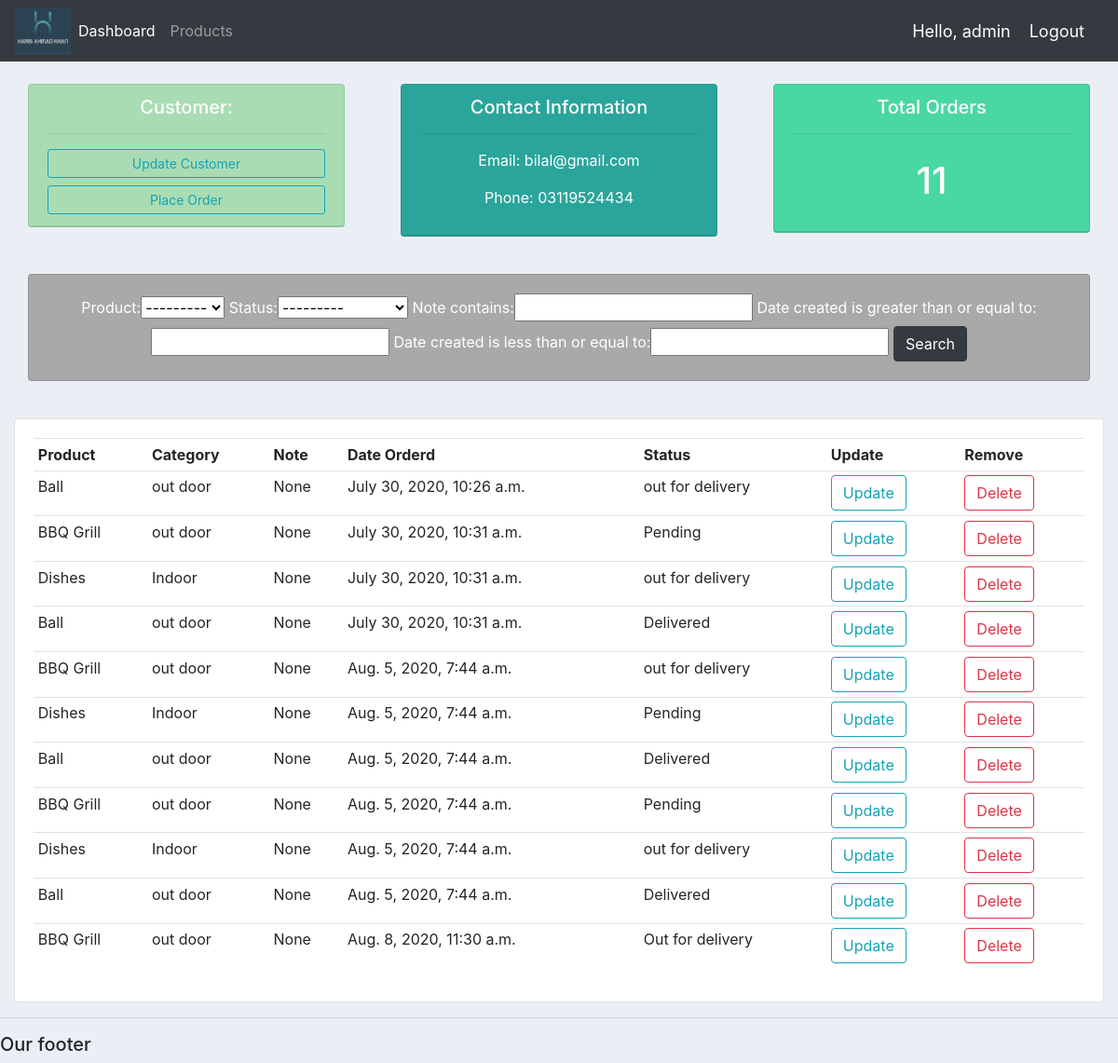
The app's page /customer/1/ (signed in) with its own data.
### accounts/models.py (models this page shows, shortened)
class Customer(models.Model):
    name = models.CharField(max_length=200, null=True)
    phone = models.CharField(max_length=200, null=True)
    email = models.CharField(max_length=200, null=True)
    date_created = models.DateTimeField(auto_now_add=True, null=True)

class Order(models.Model):
    STATUS = (
        ('Pending', 'Pending'),
        ('Out for delivery', 'Out for delivery'),
        ('Delivered', 'Delivered'),
    )
    customer = models.ForeignKey(Customer, null=True, on_delete=models.SET_NULL)
    product = models.ForeignKey(Product, null=True, on_delete=models.SET_NULL)
    date_created = models.DateTimeField(auto_now_add=True, null=True)
    status = models.CharField(max_length=200, null=True, choices=STATUS)
    note = models.CharField(max_length=1000, null=True)

class Product(models.Model):
    CATEGORY = (
        ('Indoor', 'Indoor'),
        ('Out Door', 'Out Door'),
    )
    name = models.CharField(max_length=200, null=True)
    price = models.FloatField(null=True)
    category = models.CharField(max_length=200, null=True, choices=CATEGORY)
    description = models.CharField(max_length=200, null=True, blank=True)
    date_created = models.DateTimeField(auto_now_add=True, null=True)
    tags = models.ManyToManyField(Tag)
    def __str__(self):
        return self.name

### accounts/views.py (the view)
# urls.py: path('customer/<str:pk_test>/', views.customer, name="customer"),
@login_required(login_url='login')
def customer(request, pk_test):
    customer = Customer.objects.get(id=pk_test)
    orders = customer.order_set.all()
    order_count = orders.count()
    myFilter = OrderFilter(request.GET, queryset=orders)
    orders = myFilter.qs
    context = {'customer': customer, 'orders': orders, 'order_count': order_count,
               'myFilter': myFilter}
    return render(request, 'accounts/customer.html', context)

### accounts/templates/accounts/customer.html
{%  extends 'accounts/main.html' %}
{% block content %}
	<br>
<div class="row">
    <div class="col">
        <div class="col-md">
            <div class="card text-center text-white mb-3" id="update_customer" style="background-color: #afe4b9;">
                <div class="card-header">
			        <h5>Customer:</h5>
			        <hr>
			        <a class="btn btn-outline-info  btn-sm btn-block" href="">Update Customer</a>
			        <a class="btn btn-outline-info  btn-sm btn-block" href="{% url 'create_order' customer.id %}">Place Order</a>
                </div>
		    </div>
	    </div>
    </div>
    <div class="col">
        <div class="col-md">
            <div class="card text-center text-white mb-3" id="contact_information" style="background-color: #2caba1;">
                <div class="card-header">
			        <h5>Contact Information</h5>
			        <hr>
			        <p>Email: {{customer.email}}</p>
			        <p>Phone: {{customer.phone}}</p>
		        </div>
	        </div>
        </div>
    </div>
    <div class="col">
        <div class="col-md">
            <div class="card text-center text-white mb-3" id="total_orders" style="background-color: #4cdea9;">
                <div class="card-header">
			        <h5>Total Orders</h5>
			        <hr>
			        <h1 style="text-align: center;padding: 10px">{{order_count}}</h1>
		        </div>
	        </div>
        </div>
    </div>
</div>
<br>
<div class="row">
	<div class="col">
        <div class="col-md">
		    <div class="card card-body text-center text-white mb-3" id="search_table" style="background-color: darkgrey">
			    <form method="get">
                    {{ myFilter.form }}
		        <button class="btn btn-dark btn-md" type="submit">Search</button>
		        </form>
            </div>
		</div>
	</div>
</div>
<br>
<div class="row">
	<div class="col-md">
		<div class="card card-body">
			<table class="table table-sm">
				<tr>
					<th>Product</th>
                    <th>Category</th>
					<th>Note</th>
					<th>Date Orderd</th>
					<th>Status</th>
					<th>Update</th>
					<th>Remove</th>
				</tr>
				{% for order in orders %}
				<tr>
					<td>{{order.product}}</td>
                    <td>{{order.product.category}}</td>
					<td>{{order.note}}</td>
					<td>{{order.date_created}}</td>
					<td>{{order.status}}</td>
					<td><a class="btn btn-outline-info btn-md" href="{% url 'update_order' order.id %}">Update</a></td>
					<td><a class="btn btn-outline-danger btn-md" href="{% url 'delete_order' order.id %}">Delete</a></td>
				</tr>
				{% endfor %}
			</table>
		</div>
	</div>
</div>
{% endblock %}

### accounts/templates/accounts/navbar.html (shortened to what this page needs)
{% load static %}
<nav class="navbar navbar-expand-lg navbar-dark bg-dark">
 <img id="logo" src="{% static 'images/logo.png' %}" alt="logo">
  <div class="collapse navbar-collapse" id="navbarNav">
    <ul class="navbar-nav">
      <li class="nav-item active">
        <a class="nav-link" href="{% url 'home' %}">Dashboard</a>
      </li>
      <li class="nav-item">
        <a class="nav-link" href="{% url 'products' %}">Products</a>
      </li>
    </ul>
  </div>
  <span class="hello-msg">Hello, {{request.user}}</span>
  <span ><a  class="hello-msg" href="{% url 'logout' %}">Logout</a></span>
</nav>

### static/css/main_css.css (style rules this page uses)
#logo { width: 80px; height: 50px; }
body { background-color: #ebeff5; }

### accounts/templates/accounts/navbar.html (style rules this page uses)
.hello-msg { font-size: 18px; color: #fff; margin-right: 20px; }
#logo { width: 60px; height: 50px; }

### records on screen
Customer: email "bilal@gmail.com", phone "03119524434"
Order: product "Ball", product.category "out door", note "None", date_created "July 30, 2020, 10:26 a.m.", status "out for delivery"
Order: product "BBQ Grill", product.category "out door", note "None", date_created "July 30, 2020, 10:31 a.m.", status "Pending"
Order: product "Dishes", product.category "Indoor", note "None", date_created "July 30, 2020, 10:31 a.m.", status "out for delivery"
Order: product "Ball", product.category "out door", note "None", date_created "July 30, 2020, 10:31 a.m.", status "Delivered"
Order: product "BBQ Grill", product.category "out door", note "None", date_created "Aug. 5, 2020, 7:44 a.m.", status "out for delivery"
Order: product "Dishes", product.category "Indoor", note "None", date_created "Aug. 5, 2020, 7:44 a.m.", status "Pending"
Order: product "Ball", product.category "out door", note "None", date_created "Aug. 5, 2020, 7:44 a.m.", status "Delivered"
Order: product "BBQ Grill", product.category "out door", note "None", date_created "Aug. 5, 2020, 7:44 a.m.", status "Pending"
Order: product "Dishes", product.category "Indoor", note "None", date_created "Aug. 5, 2020, 7:44 a.m.", status "out for delivery"
Order: product "Ball", product.category "out door", note "None", date_created "Aug. 5, 2020, 7:44 a.m.", status "Delivered"
Order: product "BBQ Grill", product.category "out door", note "None", date_created "Aug. 8, 2020, 11:30 a.m.", status "Out for delivery"

### other values on screen
{{ request.user }} "admin"
{{ order_count }} "11"
